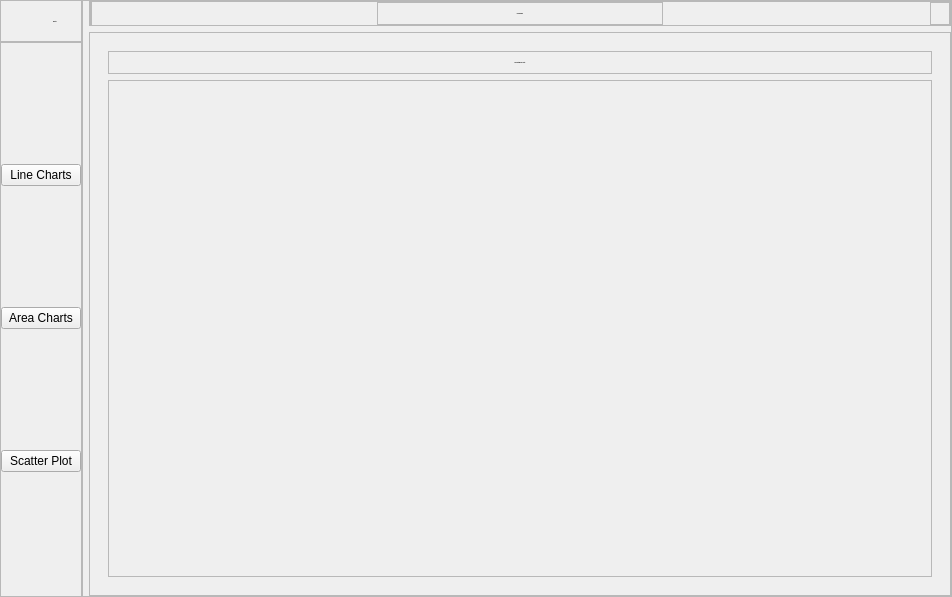
<?xml version="1.0" encoding="UTF-8"?>
<ui version="4.0">
 <class>MainWindow</class>
 <widget class="QMainWindow" name="MainWindow">
  <property name="geometry">
   <rect>
    <x>0</x>
    <y>0</y>
    <width>952</width>
    <height>597</height>
   </rect>
  </property>
  <property name="windowTitle">
   <string>MainWindow</string>
  </property>
  <widget class="QWidget" name="centralwidget">
   <property name="styleSheet">
    <string notr="true">@font-face {
    font-family: NovaFlat;
    src: url(:/fonts/Nova_Flat/NovaFlat-Regular.ttf) format(&quot;truetype&quot;);
}
*{
color: #fff;
font-family: NovaFlat;
font-size: 12px;
border: none;
background: none;
}
#centralwidget{
background-color: rgb(33, 43, 51);
}
#left_menu_widget, #percentage_bar_chart, #nested_donuts,
#line_charts, #bar_charts, #temperature_bar_chart
{
background-color: rgba(61, 80, 95, 100)
}
#header_frame, #frame_3, #frame_5{
background-color: rgb(61, 80, 95);
}
#frame_4 QPushButton{
padding: 10px;
border-radius: 5px;
background-color: rgba(33, 43, 51, 100);
}
#header_nav QPushButton{
	background-color: rgb(61, 80, 95);
	border-radius: 15px;
	border: 3px solid rgb(120, 157, 186);
}
#header_nav QPushButton:hover{
	background-color: rgb(120, 157, 186);
}
</string>
   </property>
   <layout class="QHBoxLayout" name="horizontalLayout">
    <property name="spacing">
     <number>0</number>
    </property>
    <property name="leftMargin">
     <number>0</number>
    </property>
    <property name="topMargin">
     <number>0</number>
    </property>
    <property name="rightMargin">
     <number>0</number>
    </property>
    <property name="bottomMargin">
     <number>0</number>
    </property>
    <item>
     <widget class="QWidget" name="left_menu_widget" native="true">
      <layout class="QVBoxLayout" name="verticalLayout">
       <property name="spacing">
        <number>0</number>
       </property>
       <property name="leftMargin">
        <number>0</number>
       </property>
       <property name="topMargin">
        <number>0</number>
       </property>
       <property name="rightMargin">
        <number>0</number>
       </property>
       <property name="bottomMargin">
        <number>0</number>
       </property>
       <item alignment="Qt::AlignTop">
        <widget class="QFrame" name="frame_3">
         <property name="frameShape">
          <enum>QFrame::StyledPanel</enum>
         </property>
         <property name="frameShadow">
          <enum>QFrame::Raised</enum>
         </property>
         <layout class="QHBoxLayout" name="horizontalLayout_2">
          <property name="spacing">
           <number>6</number>
          </property>
          <property name="leftMargin">
           <number>6</number>
          </property>
          <property name="topMargin">
           <number>0</number>
          </property>
          <property name="rightMargin">
           <number>0</number>
          </property>
          <property name="bottomMargin">
           <number>0</number>
          </property>
          <item>
           <widget class="QLabel" name="label_14">
            <property name="minimumSize">
             <size>
              <width>40</width>
              <height>40</height>
             </size>
            </property>
            <property name="maximumSize">
             <size>
              <width>40</width>
              <height>40</height>
             </size>
            </property>
            <property name="text">
             <string/>
            </property>
            <property name="pixmap">
             <pixmap>:/icons/icons/pie-chart.svg</pixmap>
            </property>
            <property name="scaledContents">
             <bool>true</bool>
            </property>
           </widget>
          </item>
          <item>
           <widget class="QLabel" name="label">
            <property name="font">
             <font>
              <family>NovaFlat</family>
              <pointsize>-1</pointsize>
              <weight>75</weight>
              <bold>true</bold>
             </font>
            </property>
            <property name="text">
             <string>Results</string>
            </property>
           </widget>
          </item>
         </layout>
        </widget>
       </item>
       <item>
        <widget class="QFrame" name="frame_4">
         <property name="sizePolicy">
          <sizepolicy hsizetype="Preferred" vsizetype="Expanding">
           <horstretch>0</horstretch>
           <verstretch>0</verstretch>
          </sizepolicy>
         </property>
         <property name="frameShape">
          <enum>QFrame::StyledPanel</enum>
         </property>
         <property name="frameShadow">
          <enum>QFrame::Raised</enum>
         </property>
         <layout class="QVBoxLayout" name="verticalLayout_2">
          <property name="spacing">
           <number>0</number>
          </property>
          <property name="leftMargin">
           <number>0</number>
          </property>
          <property name="topMargin">
           <number>0</number>
          </property>
          <property name="rightMargin">
           <number>0</number>
          </property>
          <property name="bottomMargin">
           <number>0</number>
          </property>
          <item>
           <widget class="QPushButton" name="line_chart_btn">
            <property name="text">
             <string>Line Charts</string>
            </property>
            <property name="icon">
             <iconset>
              <normaloff>:/icons/icons/git-merge.svg</normaloff>:/icons/icons/git-merge.svg</iconset>
            </property>
           </widget>
          </item>
          <item>
           <widget class="QPushButton" name="area_chart_btn">
            <property name="text">
             <string>Area Charts</string>
            </property>
            <property name="icon">
             <iconset>
              <normaloff>:/icons/icons/target.svg</normaloff>:/icons/icons/target.svg</iconset>
            </property>
           </widget>
          </item>
          <item>
           <widget class="QPushButton" name="scatter_plot_btn">
            <property name="text">
             <string>Scatter Plot</string>
            </property>
            <property name="icon">
             <iconset>
              <normaloff>:/icons/icons/bar-chart.svg</normaloff>:/icons/icons/bar-chart.svg</iconset>
            </property>
           </widget>
          </item>
         </layout>
        </widget>
       </item>
      </layout>
     </widget>
    </item>
    <item>
     <widget class="QFrame" name="frame_2">
      <property name="frameShape">
       <enum>QFrame::StyledPanel</enum>
      </property>
      <property name="frameShadow">
       <enum>QFrame::Raised</enum>
      </property>
      <layout class="QVBoxLayout" name="verticalLayout_4">
       <property name="leftMargin">
        <number>6</number>
       </property>
       <property name="topMargin">
        <number>0</number>
       </property>
       <property name="rightMargin">
        <number>0</number>
       </property>
       <property name="bottomMargin">
        <number>0</number>
       </property>
       <item>
        <widget class="QFrame" name="header_frame">
         <property name="maximumSize">
          <size>
           <width>16777215</width>
           <height>50</height>
          </size>
         </property>
         <property name="frameShape">
          <enum>QFrame::StyledPanel</enum>
         </property>
         <property name="frameShadow">
          <enum>QFrame::Raised</enum>
         </property>
         <layout class="QHBoxLayout" name="horizontalLayout_3">
          <property name="spacing">
           <number>0</number>
          </property>
          <property name="leftMargin">
           <number>0</number>
          </property>
          <property name="topMargin">
           <number>0</number>
          </property>
          <property name="rightMargin">
           <number>0</number>
          </property>
          <property name="bottomMargin">
           <number>0</number>
          </property>
          <item alignment="Qt::AlignLeft">
           <widget class="QFrame" name="frame_10">
            <property name="frameShape">
             <enum>QFrame::StyledPanel</enum>
            </property>
            <property name="frameShadow">
             <enum>QFrame::Raised</enum>
            </property>
            <layout class="QHBoxLayout" name="horizontalLayout_4">
             <property name="spacing">
              <number>2</number>
             </property>
             <property name="leftMargin">
              <number>0</number>
             </property>
             <property name="topMargin">
              <number>0</number>
             </property>
             <property name="rightMargin">
              <number>0</number>
             </property>
             <property name="bottomMargin">
              <number>0</number>
             </property>
            </layout>
           </widget>
          </item>
          <item>
           <widget class="QFrame" name="frame_11">
            <property name="frameShape">
             <enum>QFrame::StyledPanel</enum>
            </property>
            <property name="frameShadow">
             <enum>QFrame::Raised</enum>
            </property>
            <layout class="QVBoxLayout" name="verticalLayout_5">
             <item>
              <widget class="QLabel" name="label_7">
               <property name="font">
                <font>
                 <family>NovaFlat</family>
                 <pointsize>-1</pointsize>
                 <weight>75</weight>
                 <bold>true</bold>
                </font>
               </property>
               <property name="text">
                <string>DASHBOARD</string>
               </property>
               <property name="alignment">
                <set>Qt::AlignCenter</set>
               </property>
              </widget>
             </item>
            </layout>
           </widget>
          </item>
          <item alignment="Qt::AlignRight">
           <widget class="QFrame" name="header_nav">
            <property name="frameShape">
             <enum>QFrame::StyledPanel</enum>
            </property>
            <property name="frameShadow">
             <enum>QFrame::Raised</enum>
            </property>
            <layout class="QHBoxLayout" name="horizontalLayout_5"/>
           </widget>
          </item>
         </layout>
        </widget>
       </item>
       <item>
        <widget class="QFrame" name="frame_8">
         <property name="frameShape">
          <enum>QFrame::StyledPanel</enum>
         </property>
         <property name="frameShadow">
          <enum>QFrame::Raised</enum>
         </property>
         <layout class="QVBoxLayout" name="verticalLayout_7">
          <item>
           <widget class="QStackedWidget" name="stackedWidget">
            <property name="font">
             <font>
              <family>NovaFlat</family>
              <pointsize>-1</pointsize>
              <weight>75</weight>
              <bold>true</bold>
             </font>
            </property>
            <property name="currentIndex">
             <number>0</number>
            </property>
            <widget class="QWidget" name="percentage_bar_chart">
             <layout class="QVBoxLayout" name="verticalLayout_8">
              <item alignment="Qt::AlignTop">
               <widget class="QFrame" name="frame_15">
                <property name="frameShape">
                 <enum>QFrame::StyledPanel</enum>
                </property>
                <property name="frameShadow">
                 <enum>QFrame::Raised</enum>
                </property>
                <layout class="QVBoxLayout" name="verticalLayout_9">
                 <item alignment="Qt::AlignTop">
                  <widget class="QLabel" name="label_9">
                   <property name="font">
                    <font>
                     <family>NovaFlat</family>
                     <pointsize>-1</pointsize>
                     <weight>75</weight>
                     <bold>true</bold>
                    </font>
                   </property>
                   <property name="text">
                    <string>Percentage Bar Chart</string>
                   </property>
                   <property name="alignment">
                    <set>Qt::AlignCenter</set>
                   </property>
                  </widget>
                 </item>
                </layout>
               </widget>
              </item>
              <item>
               <widget class="QFrame" name="frame_16">
                <property name="sizePolicy">
                 <sizepolicy hsizetype="Preferred" vsizetype="Expanding">
                  <horstretch>0</horstretch>
                  <verstretch>0</verstretch>
                 </sizepolicy>
                </property>
                <property name="frameShape">
                 <enum>QFrame::StyledPanel</enum>
                </property>
                <property name="frameShadow">
                 <enum>QFrame::Raised</enum>
                </property>
                <layout class="QGridLayout" name="percentage_bar_chart_cont"/>
               </widget>
              </item>
             </layout>
            </widget>
            <widget class="QWidget" name="temperature_bar_chart">
             <layout class="QVBoxLayout" name="verticalLayout_11">
              <item>
               <widget class="QFrame" name="frame_17">
                <property name="font">
                 <font>
                  <family>NovaFlat</family>
                  <pointsize>-1</pointsize>
                  <weight>75</weight>
                  <bold>true</bold>
                 </font>
                </property>
                <property name="frameShape">
                 <enum>QFrame::StyledPanel</enum>
                </property>
                <property name="frameShadow">
                 <enum>QFrame::Raised</enum>
                </property>
                <layout class="QVBoxLayout" name="verticalLayout_10">
                 <item alignment="Qt::AlignTop">
                  <widget class="QLabel" name="label_10">
                   <property name="font">
                    <font>
                     <family>NovaFlat</family>
                     <pointsize>-1</pointsize>
                     <weight>75</weight>
                     <bold>true</bold>
                    </font>
                   </property>
                   <property name="text">
                    <string>Temperature Bar Chart</string>
                   </property>
                   <property name="alignment">
                    <set>Qt::AlignCenter</set>
                   </property>
                  </widget>
                 </item>
                </layout>
               </widget>
              </item>
              <item>
               <widget class="QFrame" name="frame_18">
                <property name="sizePolicy">
                 <sizepolicy hsizetype="Preferred" vsizetype="Expanding">
                  <horstretch>0</horstretch>
                  <verstretch>0</verstretch>
                 </sizepolicy>
                </property>
                <property name="frameShape">
                 <enum>QFrame::StyledPanel</enum>
                </property>
                <property name="frameShadow">
                 <enum>QFrame::Raised</enum>
                </property>
                <layout class="QGridLayout" name="temperature_bar_chart_cont"/>
               </widget>
              </item>
             </layout>
            </widget>
            <widget class="QWidget" name="nested_donuts">
             <layout class="QVBoxLayout" name="verticalLayout_13">
              <item>
               <widget class="QFrame" name="frame_19">
                <property name="font">
                 <font>
                  <family>NovaFlat</family>
                  <pointsize>-1</pointsize>
                  <weight>75</weight>
                  <bold>true</bold>
                 </font>
                </property>
                <property name="frameShape">
                 <enum>QFrame::StyledPanel</enum>
                </property>
                <property name="frameShadow">
                 <enum>QFrame::Raised</enum>
                </property>
                <layout class="QVBoxLayout" name="verticalLayout_12">
                 <item alignment="Qt::AlignTop">
                  <widget class="QLabel" name="label_11">
                   <property name="font">
                    <font>
                     <family>NovaFlat</family>
                     <pointsize>-1</pointsize>
                     <weight>75</weight>
                     <bold>true</bold>
                    </font>
                   </property>
                   <property name="text">
                    <string>Nested Donut Chart</string>
                   </property>
                   <property name="alignment">
                    <set>Qt::AlignCenter</set>
                   </property>
                  </widget>
                 </item>
                </layout>
               </widget>
              </item>
              <item>
               <widget class="QFrame" name="frame_20">
                <property name="sizePolicy">
                 <sizepolicy hsizetype="Preferred" vsizetype="Expanding">
                  <horstretch>0</horstretch>
                  <verstretch>0</verstretch>
                 </sizepolicy>
                </property>
                <property name="frameShape">
                 <enum>QFrame::StyledPanel</enum>
                </property>
                <property name="frameShadow">
                 <enum>QFrame::Raised</enum>
                </property>
                <layout class="QGridLayout" name="nested_donut_chart_cont"/>
               </widget>
              </item>
             </layout>
            </widget>
            <widget class="QWidget" name="line_charts">
             <layout class="QVBoxLayout" name="verticalLayout_15">
              <item>
               <widget class="QFrame" name="frame_21">
                <property name="frameShape">
                 <enum>QFrame::StyledPanel</enum>
                </property>
                <property name="frameShadow">
                 <enum>QFrame::Raised</enum>
                </property>
                <layout class="QVBoxLayout" name="verticalLayout_14">
                 <item alignment="Qt::AlignTop">
                  <widget class="QLabel" name="label_12">
                   <property name="font">
                    <font>
                     <family>NovaFlat</family>
                     <pointsize>-1</pointsize>
                     <weight>75</weight>
                     <bold>true</bold>
                    </font>
                   </property>
                   <property name="text">
                    <string>Line Charts</string>
                   </property>
                   <property name="alignment">
                    <set>Qt::AlignCenter</set>
                   </property>
                  </widget>
                 </item>
                </layout>
               </widget>
              </item>
              <item>
               <widget class="QFrame" name="frame_22">
                <property name="sizePolicy">
                 <sizepolicy hsizetype="Preferred" vsizetype="Expanding">
                  <horstretch>0</horstretch>
                  <verstretch>0</verstretch>
                 </sizepolicy>
                </property>
                <property name="frameShape">
                 <enum>QFrame::StyledPanel</enum>
                </property>
                <property name="frameShadow">
                 <enum>QFrame::Raised</enum>
                </property>
                <layout class="QGridLayout" name="line_charts_cont"/>
               </widget>
              </item>
             </layout>
            </widget>
            <widget class="QWidget" name="bar_charts">
             <layout class="QVBoxLayout" name="verticalLayout_17">
              <item>
               <widget class="QFrame" name="frame_23">
                <property name="frameShape">
                 <enum>QFrame::StyledPanel</enum>
                </property>
                <property name="frameShadow">
                 <enum>QFrame::Raised</enum>
                </property>
                <layout class="QVBoxLayout" name="verticalLayout_16">
                 <item alignment="Qt::AlignTop">
                  <widget class="QLabel" name="label_13">
                   <property name="font">
                    <font>
                     <family>NovaFlat</family>
                     <pointsize>-1</pointsize>
                     <weight>75</weight>
                     <bold>true</bold>
                    </font>
                   </property>
                   <property name="text">
                    <string>Bar Chart</string>
                   </property>
                   <property name="alignment">
                    <set>Qt::AlignCenter</set>
                   </property>
                  </widget>
                 </item>
                </layout>
               </widget>
              </item>
              <item>
               <widget class="QFrame" name="frame_24">
                <property name="sizePolicy">
                 <sizepolicy hsizetype="Preferred" vsizetype="Expanding">
                  <horstretch>0</horstretch>
                  <verstretch>0</verstretch>
                 </sizepolicy>
                </property>
                <property name="frameShape">
                 <enum>QFrame::StyledPanel</enum>
                </property>
                <property name="frameShadow">
                 <enum>QFrame::Raised</enum>
                </property>
                <layout class="QGridLayout" name="bar_charts_cont"/>
               </widget>
              </item>
             </layout>
            </widget>
           </widget>
          </item>
         </layout>
        </widget>
       </item>
      </layout>
     </widget>
    </item>
   </layout>
  </widget>
 </widget>
 <resources>
  <include location="../resources.qrc"/>
  <include location="../resources.qrc"/>
 </resources>
 <connections/>
</ui>
